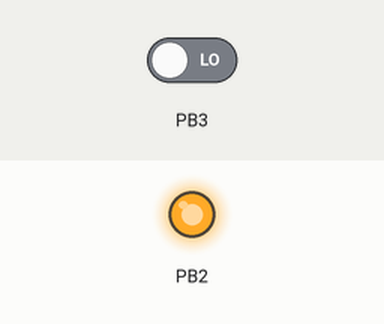
A sketch run on a simulated ATtiny85, built with avr-gcc and run on an emulated ATtiny85. Shown: output pins drawn as LEDs (lit = HIGH). The test bench sets the inputs (shaded band); at power-on: PB3 LOW.

Above: at 1.2 s.
1.3 s: PB3 driven HIGH
At 2.4 s:
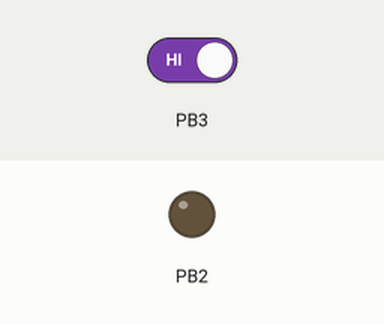
Timing chart, 0 to 4.3 s (numbered marks = the images above; inputs shaded):
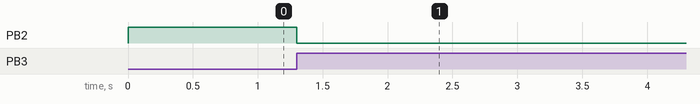

Measured:
- after the input at 1.3 s, PB2: HIGH → LOW at once

The sketch:

keyboardfirmware.ino
```cpp
#include <Arduino.h>

//========================================================================
// Hardwiring the ATtiny85
//========================================================================
/*
                             ____  ____
               /RESET (PB5) -|   \/   |- (Vcc)
                 LOCK (PB3) -|        |- (PB2) CAPS LED
                   nc (PB4) -|        |- (PB1) MATRIX PA6 (OUT)
                      (GND) -|________|- (PB0) MATRIX PB7 (IN)

*/

static int capslock = 0;
static int buttonState = LOW; //this variable tracks the state of the button, low if not pressed, high if pressed
static int lastState = LOW; //this variable tracks the last state of the button, we only want to change state if lastState!=buttonState


void setup()
{
  pinMode(3, INPUT);
  pinMode(2, OUTPUT);
  digitalWrite(2, HIGH);
}

void loop() {
  buttonState = digitalRead(3);

  if (lastState != buttonState && buttonState == HIGH) {
    if ( capslock == 0 ) {
      digitalWrite(2, LOW); //turn LED on
      capslock=1;
    } else {
      digitalWrite(2, HIGH); //turn LED off
      capslock=0;
    }
  }
  lastState = buttonState;
}
```
